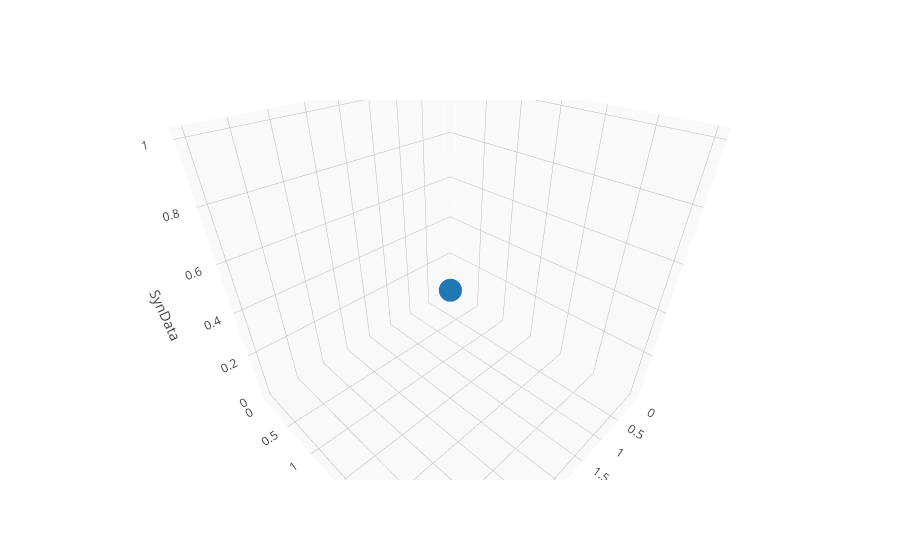

Write notebook code for a chart like this one.
### Code cell
# i am going to create a level1 toy problem
# let us try to point 1 point to another point in 2d

A = [0, 0, 0]
B = [4, 3, 1]
C = [2, 1.5, 0]

arr = np.array([A, B])

trace_toy2d = go.Scatter3d(
    x = arr[:, 0],
    y = arr[:, 1],
    z = arr[:, 2],
    mode = 'markers'
)

data = [trace_toy2d]

figure = go.Figure(data=data, layout=layout)
offline.iplot(figure)

### Figure 1 — Plotly figure (JSON) as saved in the notebook; plotly's stock layout.template omitted (floating-point values rounded to 4 significant figures)
{"data": [{"mode": "markers", "type": "scatter3d", "uid": "ad03404f-d702-4ca8-a7da-dadae7d9dc35", "x": [0, 4], "y": [0, 3], "z": [0, 1]}], "layout": {"scene": {"aspectratio": {"x": 1.5, "y": 1.5, "z": 1.5}, "xaxis": {"backgroundcolor": "#F9F9F9", "gridcolor": "#BAB8BA", "showbackground": true, "title": "Para1", "zerolinecolor": "rgb(255, 255, 255)"}, "yaxis": {"backgroundcolor": "#F9F9F9", "gridcolor": "#BAB8BA", "showbackground": true, "title": "Para3", "zerolinecolor": "rgb(255, 255, 255)"}, "zaxis": {"backgroundcolor": "#F9F9F9", "gridcolor": "#BAB8BA", "showbackground": true, "title": "SynData", "zerolinecolor": "rgb(255, 255, 255)"}}}}
